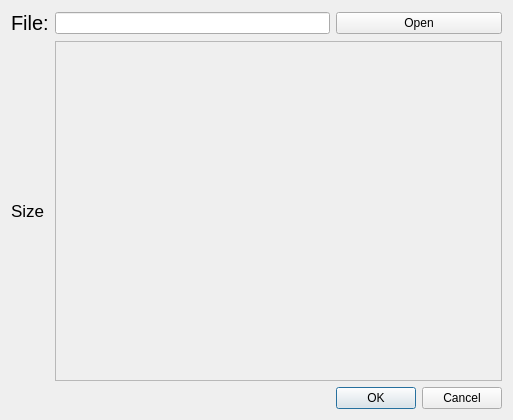
<?xml version="1.0" encoding="UTF-8"?>
<ui version="4.0">
 <class>WelcomPage</class>
 <widget class="QDialog" name="WelcomPage">
  <property name="geometry">
   <rect>
    <x>0</x>
    <y>0</y>
    <width>513</width>
    <height>420</height>
   </rect>
  </property>
  <property name="windowTitle">
   <string>WelcomPage</string>
  </property>
  <layout class="QGridLayout" name="gridLayout">
   <item row="0" column="2">
    <widget class="QLineEdit" name="lineEdit"/>
   </item>
   <item row="0" column="0">
    <widget class="QLabel" name="label">
     <property name="font">
      <font>
       <pointsize>15</pointsize>
      </font>
     </property>
     <property name="text">
      <string>File:</string>
     </property>
    </widget>
   </item>
   <item row="0" column="3">
    <widget class="QPushButton" name="pushButton">
     <property name="text">
      <string>Open</string>
     </property>
    </widget>
   </item>
   <item row="1" column="2" colspan="2">
    <widget class="setupPuzzleFrame" name="frame">
     <property name="enabled">
      <bool>true</bool>
     </property>
     <property name="frameShape">
      <enum>QFrame::StyledPanel</enum>
     </property>
     <property name="frameShadow">
      <enum>QFrame::Raised</enum>
     </property>
    </widget>
   </item>
   <item row="1" column="0">
    <widget class="QLabel" name="label_2">
     <property name="font">
      <font>
       <pointsize>13</pointsize>
      </font>
     </property>
     <property name="text">
      <string>Size</string>
     </property>
    </widget>
   </item>
   <item row="2" column="3">
    <widget class="QDialogButtonBox" name="buttonBox">
     <property name="maximumSize">
      <size>
       <width>166</width>
       <height>16777215</height>
      </size>
     </property>
     <property name="standardButtons">
      <set>QDialogButtonBox::Cancel|QDialogButtonBox::Ok</set>
     </property>
    </widget>
   </item>
  </layout>
 </widget>
 <customwidgets>
  <customwidget>
   <class>setupPuzzleFrame</class>
   <extends>QFrame</extends>
   <header location="global">setuppuzzleframe.h</header>
   <container>1</container>
  </customwidget>
 </customwidgets>
 <resources/>
 <connections/>
</ui>
